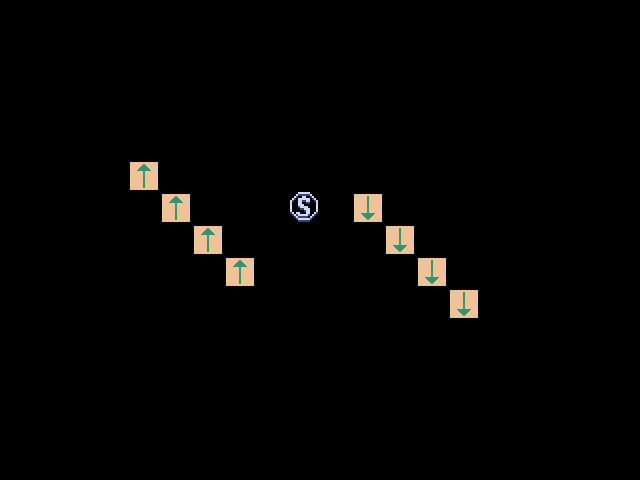

Tiled map render using the project's own tile images. Description and the whole map definition, tile-layer contents included, below:
An orthogonal 20x15 tile map with 32x32 px tiles, 1 tile layer (object).

<map version="1.0" orientation="orthogonal" renderorder="right-down" width="20" height="15" tilewidth="32" tileheight="32" nextobjectid="1">
 <tileset firstgid="1" name="tileset" tilewidth="32" tileheight="32" tilecount="64" columns="8">
  <image source="tileset.png" width="256" height="256" />
 </tileset>
 <layer name="object" width="20" height="15">
  <data encoding="csv">
0,0,0,0,0,0,0,0,0,0,0,0,0,0,0,0,0,0,0,0,
0,0,0,0,0,0,0,0,0,0,0,0,0,0,0,0,0,0,0,0,
0,0,0,0,0,0,0,0,0,0,0,0,0,0,0,0,0,0,0,0,
0,0,0,0,0,0,0,0,0,0,0,0,0,0,0,0,0,0,0,0,
0,0,0,0,0,0,0,0,0,0,0,0,0,0,0,0,0,0,0,0,
0,0,0,0,14,0,0,0,0,0,0,0,0,0,0,0,0,0,0,0,
0,0,0,0,0,14,0,0,0,9,0,15,0,0,0,0,0,0,0,0,
0,0,0,0,0,0,14,0,0,0,0,0,15,0,0,0,0,0,0,0,
0,0,0,0,0,0,0,14,0,0,0,0,0,15,0,0,0,0,0,0,
0,0,0,0,0,0,0,0,0,0,0,0,0,0,15,0,0,0,0,0,
0,0,0,0,0,0,0,0,0,0,0,0,0,0,0,0,0,0,0,0,
0,0,0,0,0,0,0,0,0,0,0,0,0,0,0,0,0,0,0,0,
0,0,0,0,0,0,0,0,0,0,0,0,0,0,0,0,0,0,0,0,
0,0,0,0,0,0,0,0,0,0,0,0,0,0,0,0,0,0,0,0,
0,0,0,0,0,0,0,0,0,0,0,0,0,0,0,0,0,0,0,0
</data>
 </layer>
</map>
